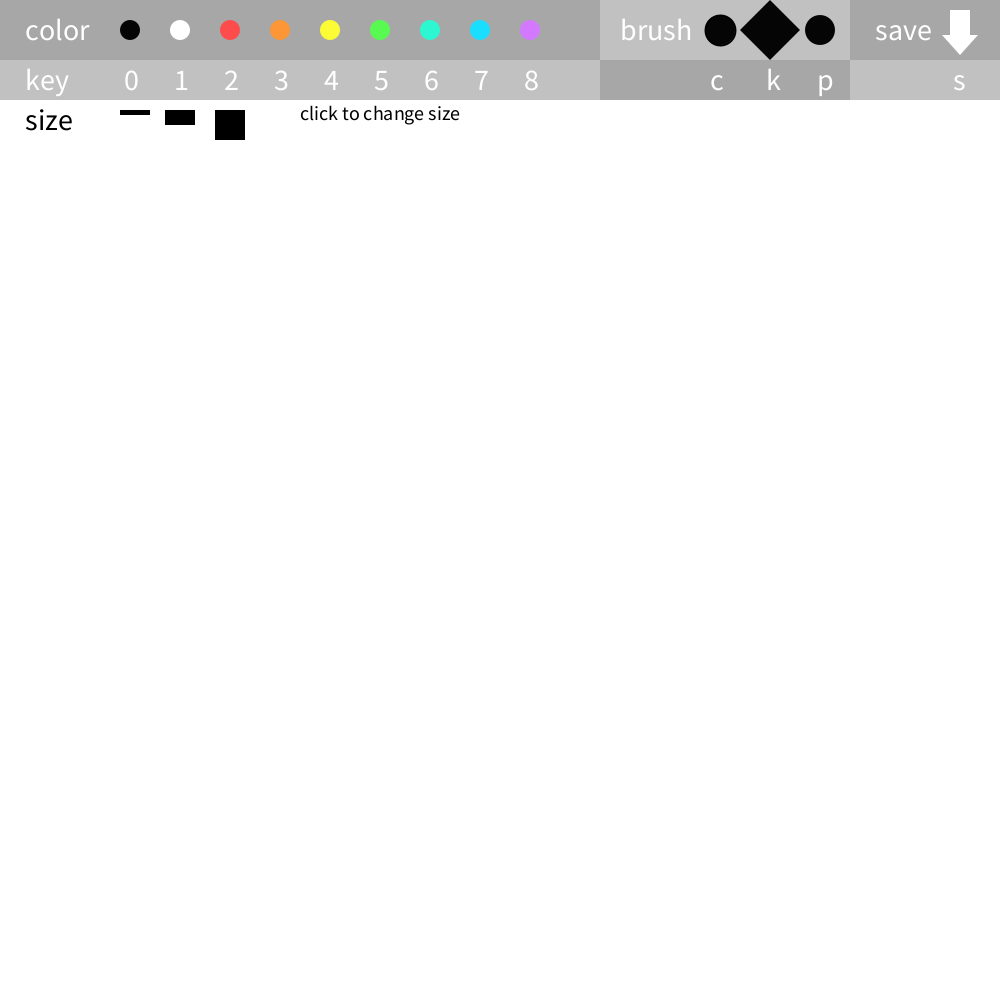
Frame 1 (no input)
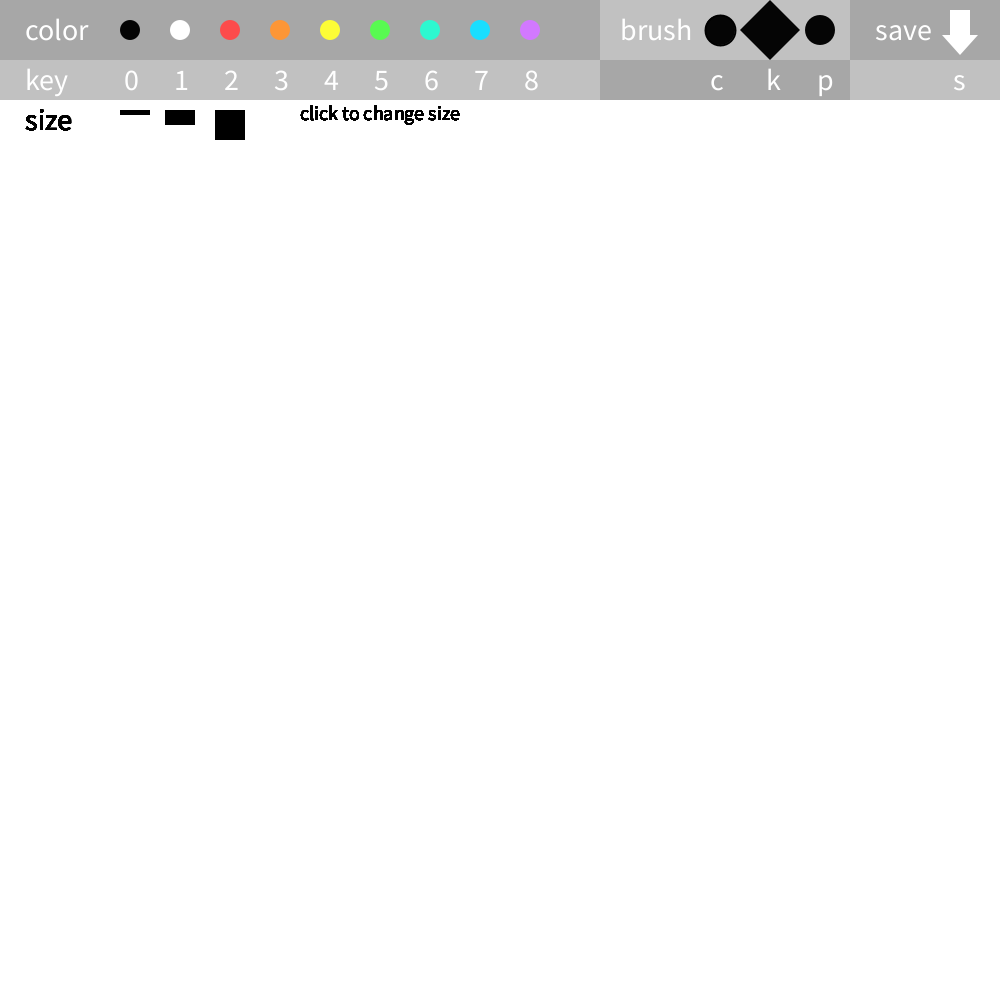
Frame 60 (the mouse pressed at the canvas centre just before this capture)
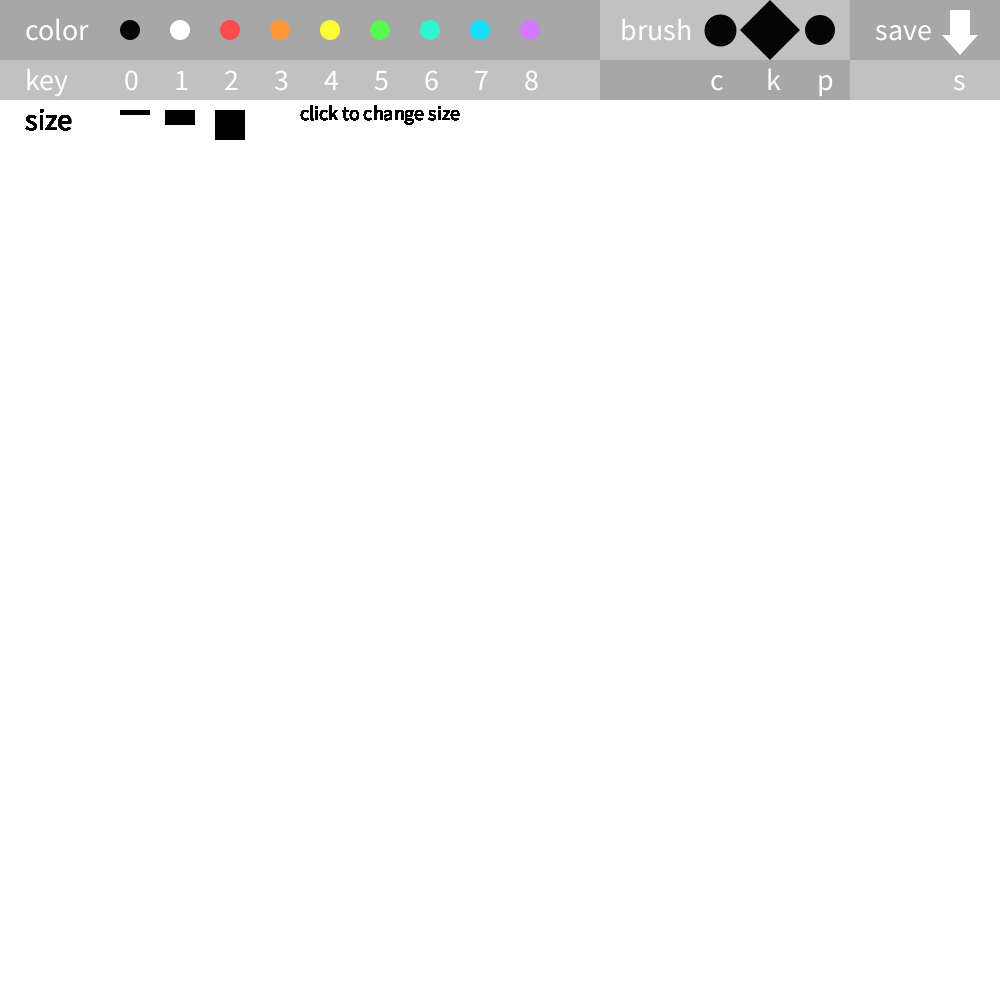
Frame 120 (the mouse held since frame 60 and released just before this capture)

The Processing sketch that drew these frames (run headless with seeded random() and noise(); from frame 60 on, the mouse is pressed at the canvas centre):

// Processing sketch: homework__pen
// ── homework__pen.pde

int [] colors ={#050505,#FFFFFF,#FC4C4C,#FC9636,#FCFC36,#58FA51,#2DF7D0,#1ADEFF,#D279FF};//pen color
int pc=0;//color of pen now
float d;//size of pen
int p;//pen type



void setup(){
  size(1000,1000);
  background(255);
  d=30;

}

void draw(){
showboard();
sizechanging();

//pen changing----------

  if(key=='p'){
    p=1;
  }
  if(key=='c'){
    p=2; 
  }  
  if(key=='k'){
    p=3;
  }
  if(p==1){
    pen();
  }
  if(p==2){
    circlePen();
  }    
  if(p==3){
    sparkpen();
  }     


if(keyPressed==true){
//color changing-------------------------
  if(key=='0'){//black pen
    pc=0;
}
    if(key=='1'){//white pen
    pc=1;
}
    if(key=='2'){//red pen
    pc=2;
}
    if(key=='3'){//orange pen
    pc=3;
}
    if(key=='4'){//yellow pen
    pc=4;
}
    if(key=='5'){//green pen
    pc=5;
}
    if(key=='6'){//bluegreen pen
    pc=6;
}
    if(key=='7'){//blue pen
    pc=7;
}
    if(key=='8'){//purple pen
    pc=8;
}
    //save img
    if(key=='s'){
      save("canvas.jpg");
    }


}


}

   




//different pen modes

void circlePen(){
  if(mousePressed){
    stroke(0);
    strokeWeight(2);
    fill(colors[pc]);
    ellipse(mouseX,mouseY,d,d);
  }
}

void spark(){
  quad(mouseX,mouseY-d,mouseX-d,mouseY,mouseX,mouseY+d,mouseX+d,mouseY);
}

void sparkpen(){
    if(mousePressed){
    noStroke();
    fill(colors[pc]);
    spark();
  }
}
void pen(){
  if(mousePressed){
    float vx,vy;
    float x,y;
    x=mouseX;
    y=mouseY;
    vx=mouseX-x;
    vy=mouseY-y;
    float v=sqrt(vx*vx+vy*vy);
    noStroke();
    fill(colors[pc]);
    ellipse(mouseX,mouseY,d,d);

}
}
void download(float x,float y){
    beginShape();
    vertex(x,y);
    vertex(x+20,y);
    vertex(x+20,y+25);
    vertex(x+28,y+25);
    vertex(x+10,y+45);
    vertex(x-8,y+25);
    vertex(x,y+25);
    vertex(x,y);
    endShape(CLOSE);

}

void sizechanging(){
  if(mousePressed){
    if(mouseX>120&&mouseX<150&&mouseY>110&&mouseY<115){
      d=5;
    }
  
    if(mouseX>165&&mouseX<195&&mouseY>110&&mouseY<125){
      d=15;
    }    
  
    if(mouseX>215&&mouseX<245&&mouseY>110&&mouseY<140){
      d=30;
    }        
    
    
    
  
  
  }

}

void showboard(){
  fill(#A7A7A7);
  noStroke();
  rect(0,0,600,60);
  fill(#C1C1C1);
  noStroke();
  rect(600,0,850,60);
  fill(#A7A7A7);
  noStroke();
  rect(850,0,1000,60); 
  fill(#C1C1C1);
  noStroke();
  rect(0,60,600,40);
  fill(#A7A7A7);
  noStroke();
  rect(600,60,850,40);
  fill(#C1C1C1);
  noStroke();
  rect(850,60,1000,40);   
  
  String s1="color";
  String s2="brush";
  String s3="save";
  String s4="key";
  String s5="c       k      p                    s";
  String s6="size";
  String s7="click to change size";
  fill(255);
  textSize(30);
  text(s1,25,40);
  text(s2,620,40);
  text(s3,875,40);
  text(s4,25,90);
  text(s5,710,90);
  fill(0);
  text(s6,25,130);
  textSize(20);
  text(s7,300,120);
//color showing----------------------
  for(int i=0;i<9;i++){
    fill(colors[i]);
    ellipse(130+50*i,30,20,20); 
    fill(255);
    textSize(30);
    text(i,124+50*i,90);
  }
//brush showing-----------------------
    //circle pen
    stroke(0);
    strokeWeight(2);
    fill(colors[pc]);
    ellipse(720,30,d,d);
    //sparkpen
    int dd=770;
    noStroke();
    fill(colors[pc]);
    quad(dd,30-d,dd-d,30,dd,30+d,dd+d,30);
    //pen
    noStroke();
    fill(colors[pc]);
    ellipse(820,30,d,d);    
fill(255);
download(950,10);

//size changing---------------------------

noStroke();
fill(0);
rect(120,110,30,5);
rect(165,110,30,15);

rect(215,110,30,30);

}
